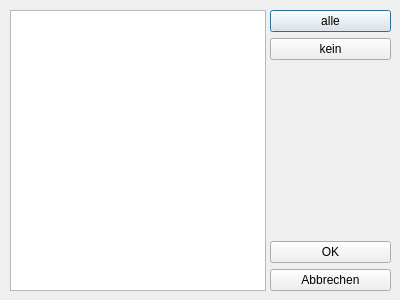
<?xml version="1.0" encoding="UTF-8"?>
<ui version="4.0">
 <class>Dialog_dataselection</class>
 <widget class="QDialog" name="Dialog_dataselection">
  <property name="geometry">
   <rect>
    <x>0</x>
    <y>0</y>
    <width>400</width>
    <height>300</height>
   </rect>
  </property>
  <property name="windowTitle">
   <string>Dialog</string>
  </property>
  <property name="modal">
   <bool>true</bool>
  </property>
  <widget class="QListWidget" name="listWidget">
   <property name="geometry">
    <rect>
     <x>10</x>
     <y>10</y>
     <width>256</width>
     <height>281</height>
    </rect>
   </property>
   <property name="autoFillBackground">
    <bool>true</bool>
   </property>
  </widget>
  <widget class="QWidget" name="">
   <property name="geometry">
    <rect>
     <x>270</x>
     <y>10</y>
     <width>121</width>
     <height>281</height>
    </rect>
   </property>
   <layout class="QVBoxLayout" name="verticalLayout">
    <item>
     <widget class="QPushButton" name="pushButton_all">
      <property name="text">
       <string>alle</string>
      </property>
     </widget>
    </item>
    <item>
     <widget class="QPushButton" name="pushButton_non">
      <property name="text">
       <string>kein</string>
      </property>
     </widget>
    </item>
    <item>
     <spacer name="verticalSpacer">
      <property name="orientation">
       <enum>Qt::Vertical</enum>
      </property>
      <property name="sizeHint" stdset="0">
       <size>
        <width>20</width>
        <height>40</height>
       </size>
      </property>
     </spacer>
    </item>
    <item>
     <widget class="QPushButton" name="pushButton_ok">
      <property name="text">
       <string>OK</string>
      </property>
     </widget>
    </item>
    <item>
     <widget class="QPushButton" name="pushButton_cancel">
      <property name="text">
       <string>Abbrechen</string>
      </property>
     </widget>
    </item>
   </layout>
  </widget>
 </widget>
 <resources/>
 <connections/>
</ui>
